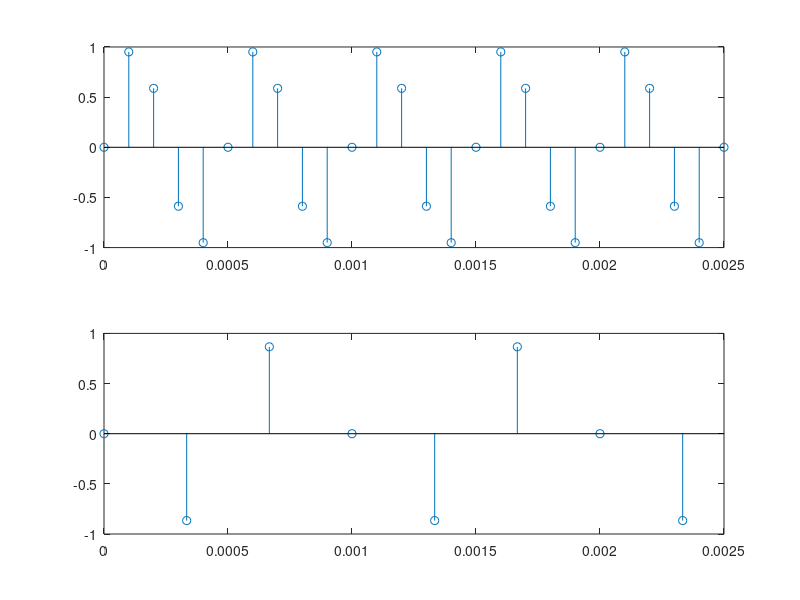

MATLAB code for this plot:
f=2000;
T=1/f;
tmin=0;
tmax=5*T;
dt1=1/10000;
dt2=1/3000;
t1=tmin:dt1:tmax;


t2=tmin:dt2:tmax;
x1=sin(2*pi*f*t1);
disp(x1);

x2=sin(2*pi*f*t2);
subplot(2,1,1);
stem(t1,x1);

subplot(2,1,2);
stem(t2,x2);
